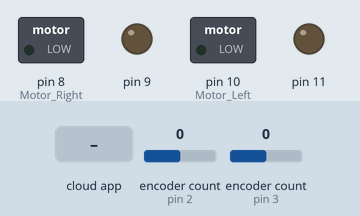
Bench run of a sketch on a simulated Arduino Uno, built with avr-gcc and run on an emulated ATmega328P. Parts: switched loads named in the sketch (green lamp = pin HIGH), output pins drawn as LEDs (lit = HIGH). Inputs (shaded band) come from the test bench; at power-on: encoder count (sensors on pin 2, pin 3) 0. The ROS host is connected and sends only what is stated.

Above: at 1.2 s.
1.3 s: the phone or cloud app sets pwm_L to 45
At 1.7 s:
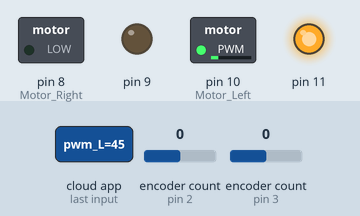
2.8 s: the phone or cloud app sets pwm_R to 45
At 3.1 s:
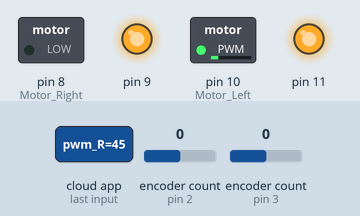
4.3 s: the phone or cloud app sets pwm_L to 0
At 5.3 s:
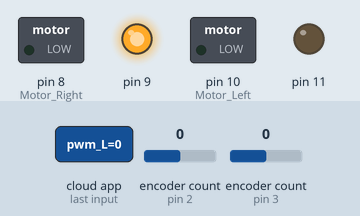
5.8 s: the phone or cloud app sets pwm_R to 180
At 6.2 s:
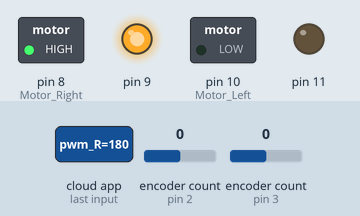
7.3 s: the phone or cloud app sets pwm_L to 90
At 7.6 s:
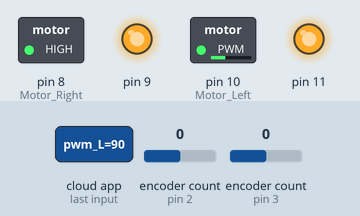
8.8 s: the phone or cloud app sets pwm_R to 0
At 9.7 s:
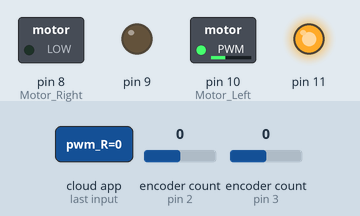
Timing chart, 0 to 11.3 s (numbered marks = the images above; inputs shaded):
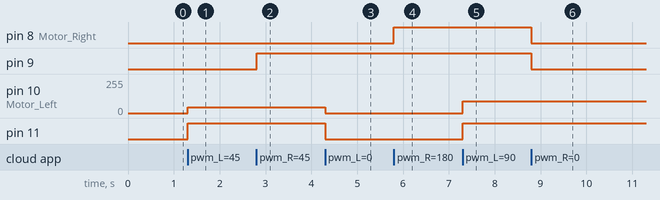

Measured:
- after the input at 1.3 s, pin 10 (Motor_Left): 0/255 → 45/255 at once; pin 11: LOW → HIGH at once
- after the input at 2.8 s, pin 9: LOW → HIGH at once
- after the input at 4.3 s, pin 10 (Motor_Left): 45/255 → 0/255 at once; pin 11: HIGH → LOW at once
- after the input at 5.8 s, pin 8 (Motor_Right): LOW → HIGH at once
- after the input at 7.3 s, pin 10 (Motor_Left): 0/255 → 90/255 at once; pin 11: LOW → HIGH at once
- after the input at 8.8 s, pin 8 (Motor_Right), pin 9: HIGH → LOW at once

The sketch:

Black.ino
```cpp
/*
Publish real velocity of left & right wheel
Publish tick encoder of left & right wheel
Subscribe ideal velocity of left & right wheel
*/

// Import library
#include <ArduinoHardware.h>
#include <ros.h>
#include <std_msgs/Float32.h>
#include <std_msgs/Int32.h>
#include <Encoder.h>

// Config variable
Encoder myEnc_L(2, 12); // Encoder of Motor left
Encoder myEnc_R(3, 13); // Encoder of Motor Right
const int PPR = 1881; // pulse per rotation of motor
const float r = 0.005; // radius of wheel
long oldPosition_L  = -999;
long oldPosition_R  = -999;
long newPosition_L; // Tick of left wheel
long newPosition_R; // Tick of right wheel
long Pulse_L = 0;
long Pulse_R = 0;
float rpm_L = 0; // round per minute of left wheel
float rpm_R = 0; // round per minute of right wheel

ros::NodeHandle nh;

// Config message variable
std_msgs::Float32 encL_msg; // message encoder of left wheel
std_msgs::Float32 encR_msg; // message encoder of right wheel
std_msgs::Float32 V_L_msg; // message velocity of left wheel
std_msgs::Float32 V_R_msg; // message velocity of right wheel

// Call publisher
ros::Publisher EncL("Enc_L", &encL_msg); // Publish encoder of left wheel
ros::Publisher EncR("Enc_R", &encR_msg); // Publish encoder of right wheel
ros::Publisher Velocity_L("Velocity_L", &V_L_msg); // Publish velocity of left wheel
ros::Publisher Velocity_R("Velocity_R", &V_R_msg); // Publish velocity of right wheel

// Callback for subscribe
void CallBack_L(const std_msgs::Int32& pwmL_msg) {
  if (pwmL_msg.data > 0) {digitalWrite(11, HIGH);}
  else {digitalWrite(11, LOW);}
  analogWrite(10, abs(pwmL_msg.data));
}
void CallBack_R(const std_msgs::Int32& pwmR_msg) {
  if (pwmR_msg.data > 0) {digitalWrite(9, HIGH);}
  else {digitalWrite(9, LOW);}
  analogWrite(8, abs(pwmR_msg.data));
}

// Call subscriber
ros::Subscriber <std_msgs::Int32> Motor_L("/pwm_L", CallBack_L); // Subscribe pwm for drive left motor
ros::Subscriber <std_msgs::Int32> Motor_R("/pwm_R", CallBack_R); // Subscribe pwm for drive right motor

void setup() {
  // Set pin mode
  pinMode(11, OUTPUT); pinMode(10, OUTPUT); // Motor Left
  pinMode(9, OUTPUT); pinMode(8, OUTPUT); // Motor Right

  // ROS
  nh.initNode();
  nh.subscribe(Motor_L);
  nh.subscribe(Motor_R);
  nh.advertise(EncL);
  nh.advertise(EncR);
  nh.advertise(Velocity_L);
  nh.advertise(Velocity_R);
  V_L_msg.data = 0;
  V_R_msg.data = 0;
}
long Time_start = micros();

void loop() {
  // Read encoder
  newPosition_L = myEnc_L.read();
  newPosition_R = myEnc_R.read();

  // value tick encoder and Pulse in 1 second
  if (newPosition_L != oldPosition_L) {
    oldPosition_L = newPosition_L;
    encL_msg.data = newPosition_L;
    Pulse_L ++;
    }
  if (newPosition_R != oldPosition_R) {
    oldPosition_R = newPosition_R;
    encR_msg.data = newPosition_R;
    Pulse_R ++;
    }

  // Compute velocity in one second
  float dt = (float)((micros() - Time_start)/1000000.0); // Delta time
  if (dt >= 1.0) {
    rpm_L = (Pulse_L/PPR)*60/dt;
    rpm_R = (Pulse_R/PPR)*60/dt;
    V_L_msg.data = rpm_L * 2*3.14/60 * r;
    V_R_msg.data = rpm_R * 2*3.14/60 * r;
    Pulse_L = 0;
    Pulse_R = 0;
    Time_start = micros();
    }

  // If tick encoder have more value, set value to zero
  if((abs(newPosition_L)>1000000)||(abs(newPosition_R)>1000000)) {
    myEnc_L.write(0);
    myEnc_R.write(0);
    }

  // Publish value to Nvidia Jetson nano
  Velocity_L.publish( &V_L_msg );
  Velocity_R.publish( &V_R_msg );
  EncL.publish( &encL_msg );
  EncR.publish( &encR_msg );

  // ROS spin
  nh.spinOnce();
  delay(10);
}
```
